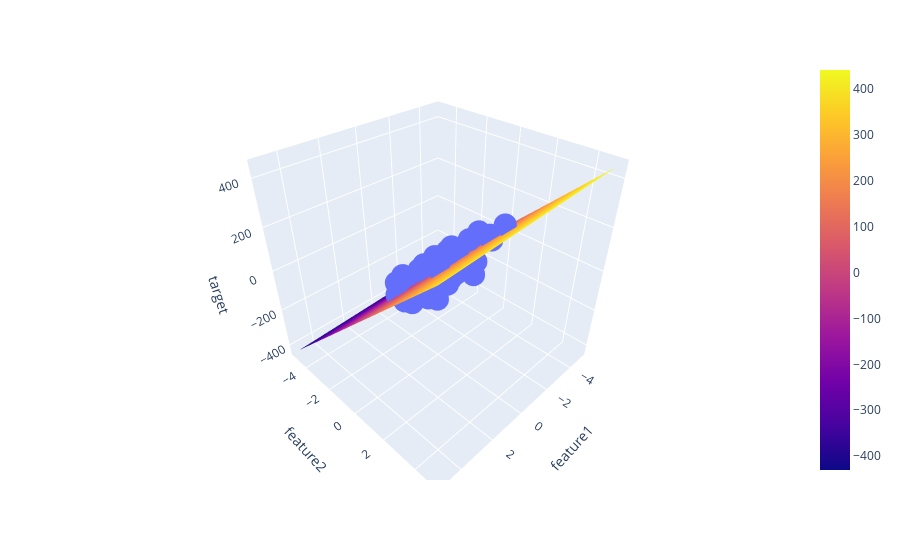

Notebook cell for this chart:
### Code cell
# Create a 3D scatter plot of the original dataset
fig = px.scatter_3d(
    df,                  # DataFrame containing the dataset
    x='feature1',         # X-axis uses feature1 values
    y='feature2',         # Y-axis uses feature2 values
    z='target'            # Z-axis uses actual target values
)

# Add a 3D surface plot on the same figure
# This surface represents the predicted regression plane (best-fit plane)
fig.add_trace(
    go.Surface(
        x=x,              # X-axis grid values (from linspace)
        y=y,              # Y-axis grid values (from linspace)
        z=z               # Predicted Z values on the grid (from model prediction)
    )
)

# Display the final interactive 3D plot (scatter points + regression surface)
fig.show()
